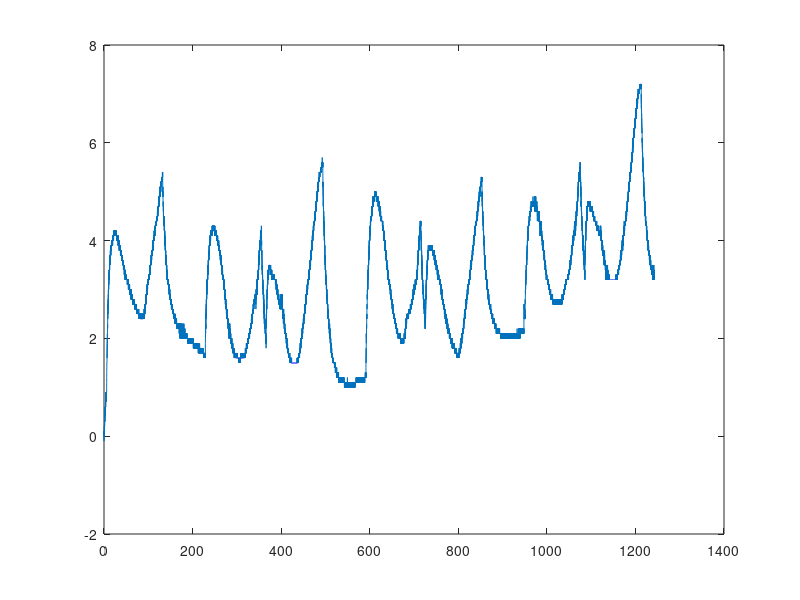

This chart was generated by the following MATLAB code: (Note: this script raises an error after producing the figure.)
clear all; close all;
%% Data Managment and sections

load("test_20220111_181745.mat");period=period/60/60;
DISABLE_PERIOD_STOP=false;
USE_PERIOD=false;
REMOVE_TEMP_TREND=false || USE_PERIOD;

t_days=(experiment.time-experiment.time(1))';
t_minutes=(t_days)*24*60;
tempi=t_minutes;
t=t_minutes;

%Sections
M=[ones(length(t_days),1) sin(2*pi*t_days) cos(2*pi*t_days)];
T=experiment.Temperature;
Te=T(1);
par=M\T;
TempTrend=M*par;
dTemp=T-TempTrend;
Temp=T-Te;
figure(1)
plot(t,Temp)
hold on 
[VALp,PKp] = findpeaks(dTemp,'MinPeakProminence', 0.5);
plot(t,Temp,t(PKp),Temp(PKp),'r*') 
hold on 
[VALn,PKn] = findpeaks(-dTemp,'MinPeakProminence', 0.5);
plot(t,Temp,t(PKn),Temp(PKn),'b*')
%% 

tempi=tempi(1:PKp(1));
t=t(1:PKp(1));
T=(T-min(T))/(max(T)-min(T));
T=T(1:PKp(1));
Id_rms=experiment.Id;
Id_rms=(Id_rms-min(Id_rms))/(max(Id_rms)-min(Id_rms));
Id_rms=Id_rms(1:PKp(1));
Id=experiment.mean_Id.^2;
Id=(Id-min(Id))/(max(Id)-min(Id));
Id=Id(1:PKp(1));
Iq_rms=experiment.Iq;
Iq_rms=(Iq_rms-min(Iq_rms))/(max(Iq_rms)-min(Iq_rms));
Iq_rms=Iq_rms(1:PKp(1));
Iq=experiment.mean_Iq.^2;
Iq=(Iq-min(Iq))/(max(Iq)-min(Iq));
Iq=Iq(1:PKp(1));
Iout_rms=experiment.Iout;
Iout=experiment.mean_Iout.^2;
Vout_rms=experiment.Vout;
Vout=experiment.mean_Vout.^2;
vel_rms=experiment.Speed;
vel_rms=(vel_rms-min(vel_rms))/(max(vel_rms)-min(vel_rms));
vel_rms=vel_rms(1:PKp(1));
vel=experiment.mean_Speed.^2;
vel=(vel-min(vel))/(max(vel)-min(vel));
vel=vel(1:PKp(1));
Pw_rms=Iout_rms.*Vout_rms;
Pw_rms=(Pw_rms-min(Pw_rms))/(max(Pw_rms)-min(Pw_rms));
Pw_rms=Pw_rms(1:PKp(1));
Pws=Iout.*Vout;
Pws=(Pws-min(Pws))/(max(Pws)-min(Pws));
Pws=Pws(1:PKp(1));

% Id_rms,Id,Iq_rms,Iq,vel_rms,vel,Pw_rms,Pws,

%% Plot the Desired Curve
figure('Position',[50 35 800 520],'Tag','Initial point')
plot(t,T,'*');
title('Target Curve','FontSize',12); 
xlabel('Time (min)'); ylabel('Temperature (degree)')

%% Sample Temperature Curve for arbitrary indices
Tnew = TempCurve(tempi,Id_rms,Id,Iq_rms,Iq,vel_rms,vel,Pw_rms,Pws,[1 1 1 1 1 1 1 1 1]);

%% Add New Curve to Plot
hold on; plot(tempi,Tnew,'-or');

%%
% We would like to find the optimal indices that result in a torque
% curve closest to our desired curve.  Our initial guess of [1 1 1 1 1 1]
% did not yield a good fit, and there are a lot of
% possible combinations for this fitting.  We will use an
% optimization routine, the Genetic Algorithm, to find the optimal indices
% for our problem. 

%% Bounds on our Vector of Indices
%  lb     = [ 0, 0, 0, 0, -1, 0.8 25 100 25 200 25 400 25 600];
%  ub     = [ 300, 300000, 300, 300000, 0, 1.2 28 300 28 400 28 500 28 900];
% Tb=24+273.15;
% Ta=28+273.15;
 lb     = [ -inf -inf -inf -inf -inf -inf -inf -inf];
 ub     = [ inf inf inf inf inf inf inf inf inf];

%% Create Handle to Custom Output Function
custOutput = @(a1,a2,a3)ThOptimPlot(a1,a2,a3,tempi,Id_rms,Id,Iq_rms,Iq,vel_rms,vel,Pw_rms,Pws,T);

%% Set Options for Optimization
      ga_pop_size = 10000;
      ga_generations = 100000;
      ga_options = optimoptions(@ga,'PopulationSize',ga_pop_size,'Generations',ga_generations,...
          'FunctionTolerance',1e-25,'PlotFcns',@gaplotbestf,'OutputFcns',custOutput,'SelectionFcn',@selectiontournament, ...
                        'FitnessScalingFcn',@fitscalingprop);  %per grafico
    
% ga_options = gaoptimset('CrossoverFrac',0.5,'PopulationSize',100,...
%     'StallGen',125,'Generations',250,...
%     'PlotFcns',@gaplotbestf); %,'OutputFcns',custOutput____ da aggiungere per i plot

%% Run the Genetic Algorithm
% Note: The Genetic Algorithm is based on stochastic methods, meaning that
% we are not guaranteed to find the same solution every time.
% Rrun "rng(45)" at the Command Line to 
% set the seed for the random number generator.
rng(1)
[xOpt,fVal] = ga(@(x)objectiveFunction(x,tempi,Id_rms,Id,Iq_rms,Iq,vel_rms,vel,Pw_rms,Pws,T),...
    9,[],[],[],[],lb,ub,[],ga_options);

%% Inspect the Solution Vector to see that All Values are Integers
disp('Integer Solution Returned by GA:')
disp(xOpt)
Temperature = TempCurve(tempi,Id_rms,Id,Iq_rms,Iq,vel_rms,vel,Pw_rms,Pws,xOpt);
figure
plot(tempi,T,'*')
hold on; 
plot(tempi,Temperature,'-or');
